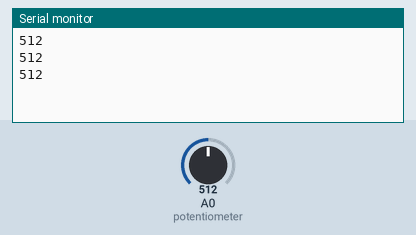
Simulated run of this sketch. Board: Arduino Uno, built with avr-gcc and run on an emulated ATmega328P. Parts: the last lines printed to the serial monitor. The test bench sets the inputs (shaded band); at power-on: A0 (potentiometer) = 512.

Above: at 1.3 s.
1.4 s: A0 (potentiometer) set to 716
At 1.9 s:
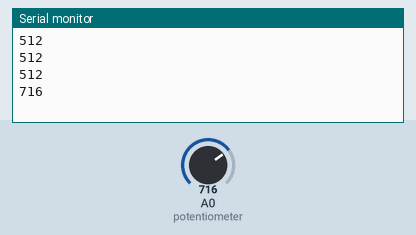
2.9 s: A0 (potentiometer) set to 900
At 3.4 s:
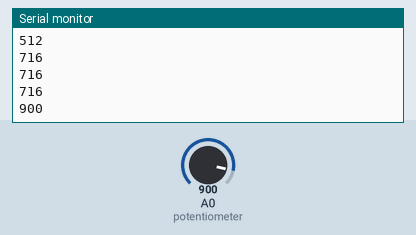
Timing chart, 0 to 5.9 s (numbered marks = the images above; inputs shaded):
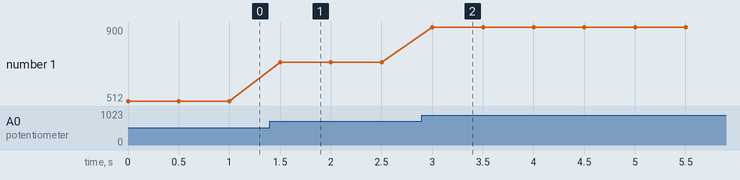

Measured:
- after the input at 1.4 s, the serial monitor: prints a new line after 0.10 s (image 1)
- after the input at 2.9 s, the serial monitor: prints a new line after 0.10 s (image 2)
- plotted number 1: 512 → 716 after the input at 1.4 s, 716 → 900 after the input at 2.9 s

The sketch:

_____1______.ino
```cpp
/* 가변저항의 다리는 3개 입니다.
   양끝을 5V와 GND에 연결하고 다운데를 A0 핀에 연결합니다. */


int potentiometer = A0; //A0 핀을 potentiometer로 변수 설정

void setup() {
  Serial.begin(9600); //시리얼 통신을 시작. 통신 속도는 9600
  //아날로그핀은 입력핀이 기본이므로 pinMode를 설정할 필요가 없습니다.
}

/* 시리얼 통신은 아두이노가 받아들인 센서값이나 동작 중인 값을
   사용자가 실시간으로 볼 수 있도록 아두이노와 컴퓨터가 통신하는 것입니다. */

void loop() {
  int AI = analogRead(potentiometer);
  //potentiometer을 통해 받는 값(가변저항)을 AI(Analog Input)이라는 변수로 설정
  Serial.println(AI); //시리얼모니터에 AI값을 출력 후 줄바꿈
  delay(500); //0.5초간 대기
}
```
